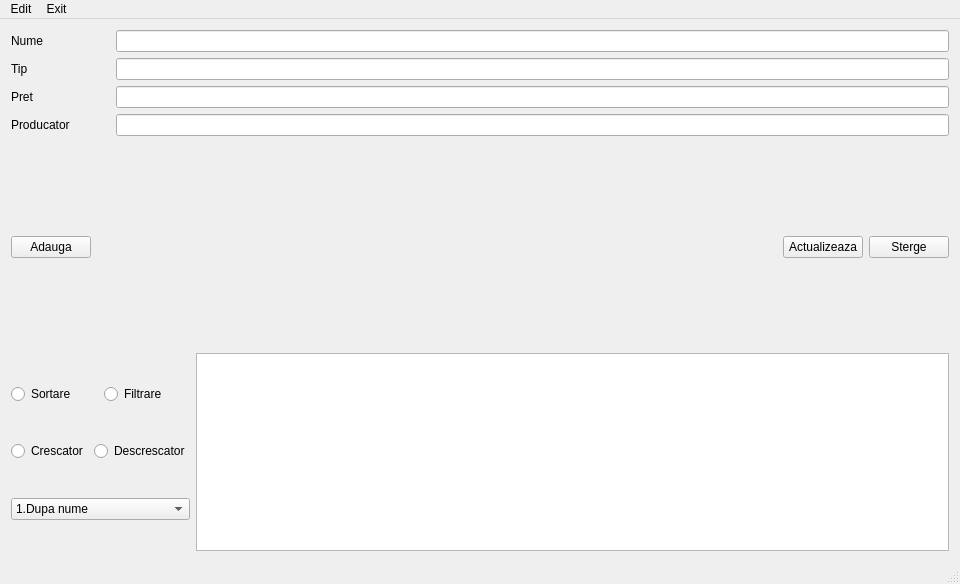
<?xml version="1.0" encoding="UTF-8"?>
<ui version="4.0">
 <class>lab_guiClass</class>
 <widget class="QMainWindow" name="lab_guiClass">
  <property name="geometry">
   <rect>
    <x>0</x>
    <y>0</y>
    <width>960</width>
    <height>584</height>
   </rect>
  </property>
  <property name="windowTitle">
   <string>lab_gui</string>
  </property>
  <widget class="QWidget" name="centralWidget">
   <layout class="QVBoxLayout" name="verticalLayout_6">
    <item>
     <layout class="QHBoxLayout" name="horizontalLayout_4">
      <item>
       <layout class="QVBoxLayout" name="verticalLayout_5">
        <item>
         <widget class="QLabel" name="label_3">
          <property name="text">
           <string>Nume</string>
          </property>
         </widget>
        </item>
        <item>
         <widget class="QLabel" name="label">
          <property name="text">
           <string>Tip</string>
          </property>
         </widget>
        </item>
        <item>
         <widget class="QLabel" name="label_4">
          <property name="text">
           <string>Pret</string>
          </property>
         </widget>
        </item>
        <item>
         <widget class="QLabel" name="label_2">
          <property name="text">
           <string>Producator</string>
          </property>
         </widget>
        </item>
       </layout>
      </item>
      <item>
       <spacer name="horizontalSpacer">
        <property name="orientation">
         <enum>Qt::Horizontal</enum>
        </property>
        <property name="sizeType">
         <enum>QSizePolicy::Maximum</enum>
        </property>
        <property name="sizeHint" stdset="0">
         <size>
          <width>40</width>
          <height>20</height>
         </size>
        </property>
       </spacer>
      </item>
      <item>
       <layout class="QVBoxLayout" name="verticalLayout_3">
        <item>
         <widget class="QLineEdit" name="lineEdit_2"/>
        </item>
        <item>
         <widget class="QLineEdit" name="lineEdit"/>
        </item>
        <item>
         <widget class="QLineEdit" name="lineEdit_3"/>
        </item>
        <item>
         <widget class="QLineEdit" name="lineEdit_4"/>
        </item>
       </layout>
      </item>
     </layout>
    </item>
    <item>
     <widget class="QWidget" name="widget" native="true"/>
    </item>
    <item>
     <layout class="QHBoxLayout" name="horizontalLayout_5">
      <item>
       <widget class="QPushButton" name="pushButton">
        <property name="text">
         <string>Adauga</string>
        </property>
       </widget>
      </item>
      <item>
       <widget class="QStackedWidget" name="stackedWidget">
        <widget class="QWidget" name="page"/>
        <widget class="QWidget" name="page_2"/>
       </widget>
      </item>
      <item>
       <widget class="QPushButton" name="pushButton_2">
        <property name="text">
         <string>Actualizeaza</string>
        </property>
       </widget>
      </item>
      <item>
       <widget class="QPushButton" name="pushButton_3">
        <property name="maximumSize">
         <size>
          <width>16777215</width>
          <height>16777215</height>
         </size>
        </property>
        <property name="text">
         <string>Sterge</string>
        </property>
       </widget>
      </item>
     </layout>
    </item>
    <item>
     <layout class="QHBoxLayout" name="horizontalLayout">
      <property name="sizeConstraint">
       <enum>QLayout::SetDefaultConstraint</enum>
      </property>
      <item>
       <layout class="QVBoxLayout" name="verticalLayout_2">
        <item>
         <layout class="QHBoxLayout" name="horizontalLayout_3">
          <item>
           <widget class="QRadioButton" name="radioButton_4">
            <property name="text">
             <string>Sortare</string>
            </property>
           </widget>
          </item>
          <item>
           <widget class="QRadioButton" name="radioButton_3">
            <property name="text">
             <string>Filtrare</string>
            </property>
           </widget>
          </item>
         </layout>
        </item>
        <item>
         <layout class="QHBoxLayout" name="horizontalLayout_2">
          <item>
           <widget class="QRadioButton" name="radioButton_2">
            <property name="text">
             <string>Crescator</string>
            </property>
           </widget>
          </item>
          <item>
           <widget class="QRadioButton" name="radioButton">
            <property name="text">
             <string>Descrescator</string>
            </property>
           </widget>
          </item>
         </layout>
        </item>
        <item>
         <widget class="QComboBox" name="comboBox">
          <item>
           <property name="text">
            <string>1.Dupa nume</string>
           </property>
          </item>
          <item>
           <property name="text">
            <string>2.Dupa pret</string>
           </property>
          </item>
          <item>
           <property name="text">
            <string>3.Dupa nume si pret</string>
           </property>
          </item>
         </widget>
        </item>
       </layout>
      </item>
      <item>
       <widget class="QTableWidget" name="tableWidget"/>
      </item>
     </layout>
    </item>
   </layout>
  </widget>
  <widget class="QStatusBar" name="statusBar"/>
  <widget class="QMenuBar" name="menuBar">
   <property name="geometry">
    <rect>
     <x>0</x>
     <y>0</y>
     <width>960</width>
     <height>26</height>
    </rect>
   </property>
   <widget class="QMenu" name="menuEdit">
    <property name="title">
     <string>Edit</string>
    </property>
    <addaction name="actionUndo"/>
    <addaction name="actionRedo"/>
   </widget>
   <widget class="QMenu" name="menuExit">
    <property name="title">
     <string>Exit</string>
    </property>
   </widget>
   <addaction name="menuEdit"/>
   <addaction name="menuExit"/>
  </widget>
  <action name="actionAdauga_produs">
   <property name="text">
    <string>Adauga produs</string>
   </property>
  </action>
  <action name="actionUndo">
   <property name="text">
    <string>Undo</string>
   </property>
  </action>
  <action name="actionRedo">
   <property name="text">
    <string>Redo</string>
   </property>
  </action>
 </widget>
 <layoutdefault spacing="6" margin="11"/>
 <resources>
  <include location="lab_gui.qrc"/>
 </resources>
 <connections/>
</ui>
